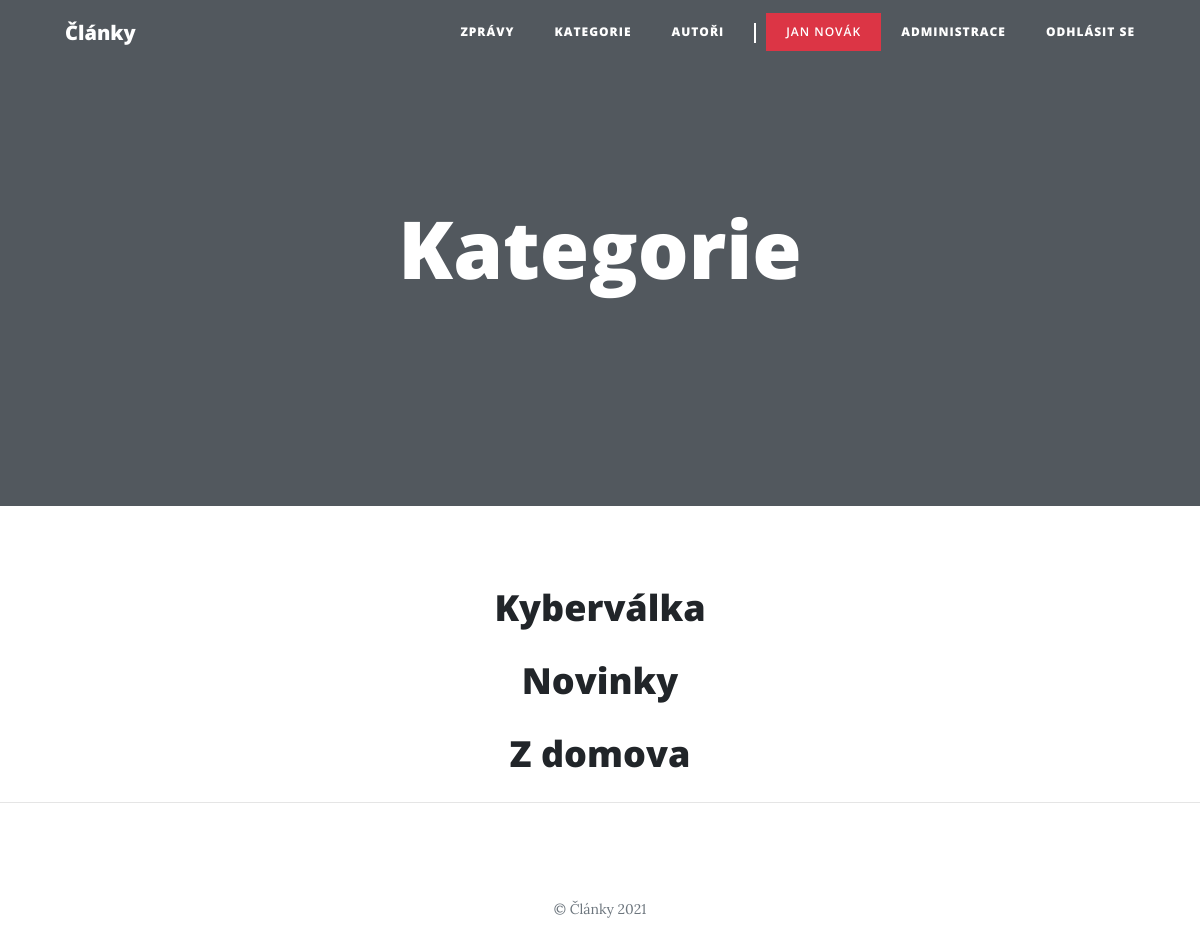
Page /categories.php (signed in) on the committed database.
### tables this page shows
CREATE TABLE `user` (
  `id` int(10) UNSIGNED NOT NULL,
  `email` varchar(50) NOT NULL,
  `password` varchar(256) NOT NULL,
  `name` varchar(30) NOT NULL,
  `admin` tinyint(1) NOT NULL DEFAULT 0
);

CREATE TABLE `category` (
  `id` int(10) UNSIGNED NOT NULL,
  `name` varchar(50) NOT NULL
);

### php/Application.php (called while the page is built, shortened)
<?php
class Application
{
    private static $context;
    public static function loadModel($className)
    {
        $filename = "./php/model/" . $className . ".php";
    }
    public static function context()
    {
        if (!isset(self::$context)) {
            self::$context = new DatabaseContext();
        }
        return self::$context;
    }
    public static function logged_in()
    {
        if(isset($_SESSION["user"])) {
            $user = self::context()->user_repository->getUser($_SESSION["user"]["id"]);
            return true;
        }
        return false;
    }
    public static function user()
    {
        return $_SESSION["user"];
    }
}

### php/model/DatabaseContext.php (called while the page is built, shortened)
<?php
class DatabaseContext
{
    private $database;
    public function __construct()
    {
        $this->database = new Database();
    }
    public function __get($name)
    {
        if (!isset($this->{$name})) {
            switch ($name) {
                case 'category_repository':
                    $this->category_repository = new CategoryRepository($this->database);
                case 'comment_repository':
                    $this->comment_repository = new CommentRepository($this->database);
                case 'user_repository':
                    $this->user_repository = new UserRepository($this->database);
            }
        }
        return $this->{$name};
    }
}

### php/model/Database.php (called while the page is built, shortened)
<?php
class Database
{
    private $conn;
    public function __construct()
    {
        $this->conn = new PDO(sprintf("mysql:host=%s;dbname=%s", self::HOST, self::DBNAME), self::USER, self::PASS, [
            PDO::ATTR_ERRMODE => PDO::ERRMODE_EXCEPTION
        ]);
        $this->conn->query("set names utf8");
    }
    public function select($sql, $params = [])
    {
        $stmt = $this->execute($sql, $params);
        return $stmt->fetchAll();
    }
    public function selectSingle($sql, $params = [])
    {
        $stmt = $this->execute($sql, $params);
        return $stmt->fetch();
    }
    private function execute($sql, $params = [])
    {
        $stmt = $this->conn->prepare($sql);
        $stmt->execute($params);
        return $stmt;
    }
}

### php/model/BaseRepository.php (called while the page is built, shortened)
<?php
abstract class BaseRepository
{
    public function __construct(Database $db)
    {
        $this->db = $db;
    }
}

### php/model/UserRepository.php (called while the page is built, shortened)
<?php
class UserRepository extends BaseRepository
{
    public function getUser($id)
    {
        $sql = "
            select *
            from user
            where id = :id
        ";
        $params = [
            ":id" => $id
        ];
        return $this->db->selectSingle($sql, $params);
    }
}

### php/model/CategoryRepository.php (called while the page is built, shortened)
<?php
class CategoryRepository extends BaseRepository
{
    public function getCategories()
    {
        $sql = "select * from category";
        return $this->db->select($sql);
    }
}

### categories.php (the view, shortened to what this page needs)
<?php
require_once "./php/Application.php";
$cr = Application::context()->category_repository;
$categories = $cr->getCategories();
include "./php/partials/document_start.php";
?>
<?php foreach ($categories as $category) : ?>
  <div class="article-preview text-center">
    <a href="<?= "category.php?id=" . $category["id"] ?>">
      <h2 class="article-title">
        <?= $category["name"] ?>
      </h2>
    </a>
  </div>
<?php endforeach; ?>
<?php include "./php/partials/document_end.php"; ?>

### php/partials/document_start.php (shortened to what this page needs)
<!DOCTYPE html>
<html lang="cs">
<head>
  <link rel="stylesheet" href="https://cdn.jsdelivr.net/npm/bootstrap@4.6.0/dist/css/bootstrap.min.css">
  <link href="css/clean-blog.css" rel="stylesheet">
  <link href="css/micromodal.css" rel="stylesheet">
</head>
<body>
  <nav class="navbar navbar-expand-lg navbar-light fixed-top" id="mainNav">
    <div class="container">
      <a class="navbar-brand" href="index.php">Články</a>
      <div class="collapse navbar-collapse" id="navbarResponsive">
        <ul class="navbar-nav ml-auto">
          <li class="nav-item">
            <a class="nav-link" href="index.php">Zprávy</a>
          </li>
          <li class="nav-item">
            <a class="nav-link" href="categories.php">Kategorie</a>
          </li>
          <li class="nav-item">
            <a class="nav-link" href="users.php">Autoři</a>
          </li>
          <li class="nav-item separator only-widescreen"></li>
          <?php if (Application::logged_in()) : ?>
            <li class="nav-item">
              <p <?= Application::user()["admin"] ? 'class="bg-danger"' : "" ?>><?= Application::user()["name"] ?></p>
            </li>
            <li class="nav-item">
              <a class="nav-link" href="administration.php">Administrace</a>
            </li>
            <li class="nav-item">
              <a class="nav-link" href="logout.php">Odhlásit se</a>
            </li>
          <?php else : ?>
            <li class="nav-item">
              <a class="nav-link" href="login.php">Přihlásit se</a>
            </li>
          <?php endif; ?>
        </ul>
      </div>
    </div>
  </nav>
  <header class="masthead" <?= empty($header_background) ? "" : "style=\"background-image: url('$header_background')\"" ?>>
    <div class="overlay"></div>
    <div class="container">
      <div class="row">
        <div class="col-lg-8 col-md-10 mx-auto">
        </div>
      </div>
    </div>
  </header>
  <div class="container">
    <div class="row">
      <div class="col-lg-8 col-md-10 mx-auto">

### css/clean-blog.css (style rules this page uses)
body { font-size: 20px; color: #212529; font-family: "Lora", "Times New Roman", serif; }
p { line-height: 1.5; margin: 30px 0; }
h1, h2, h3, h4, h5, h6 { font-weight: 800; font-family: "Open Sans", "Helvetica Neue", Helvetica, Arial, sans-serif; }
a { color: #212529; transition: all 0.2s; }
#mainNav { position: absolute; border-bottom: 1px solid #e9ecef; background-color: white; font-family: "Open Sans", "Helvetica Neue", Helvetica, Arial, sans-serif; }
#mainNav .navbar-brand { font-weight: 800; color: #343a40; }
#mainNav .navbar-nav > li.nav-item > a, #mainNav .navbar-nav > li.nav-item > p { font-size: 12px; font-weight: 800; letter-spacing: 1px; text-transform: uppercase; }
#mainNav .navbar-nav > li.nav-item > p { font-weight: 600; margin: 0; padding: 8px 0; color: rgba(0,0,0,.5); }
#mainNav .navbar-nav > li.nav-item.separator { height: 1em; width: 0; border-right-width: 2px; border-right-style: solid; }
#mainNav .navbar-nav > li.nav-item.only-widescreen { display: none; }
@media only screen and (min-width: 992px) { #mainNav { border-bottom: 1px solid transparent; background: transparent; } }
@media only screen and (min-width: 992px) { #mainNav .navbar-brand { padding: 10px 20px; color: #fff; } }
@media only screen and (min-width: 992px) { #mainNav .navbar-nav > li.nav-item > a, #mainNav .navbar-nav > li.nav-item > p { padding: 10px 20px; color: #fff; } }
@media only screen and (min-width: 992px) { #mainNav .navbar-nav > li.nav-item.separator { margin: 10px 10px; border-color: #fff; } }
@media only screen and (min-width: 992px) { #mainNav .navbar-nav > li.nav-item.only-widescreen { display: initial; } }
@media only screen and (min-width: 992px) { #mainNav { transition: background-color 0.2s; transform: translate3d(0, 0, 0); -webkit-backface-visibility: hidden; backface-visibility: hidden; } }
header.masthead { margin-bottom: 50px; background: no-repeat center center; background-color: #868e96; background-attachment: scroll; position: relative; background-size: cover; }
header.masthead .overlay { position: absolute; top: 0; left: 0; height: 100%; width: 100%; background-color: #212529; opacity: 0.5; }
.article-preview > a { color: #212529; }
.article-preview > a > .article-title { font-size: 30px; margin-top: 30px; margin-bottom: 10px; }
@media only screen and (min-width: 768px) { .article-preview > a > .article-title { font-size: 36px; } }

### rows in the picture
user: name "JAN NOVÁK"
category: name "Kyberválka"
category: name "Novinky"
category: name "Z domova"

### other values in the picture
$heading "Kategorie"
